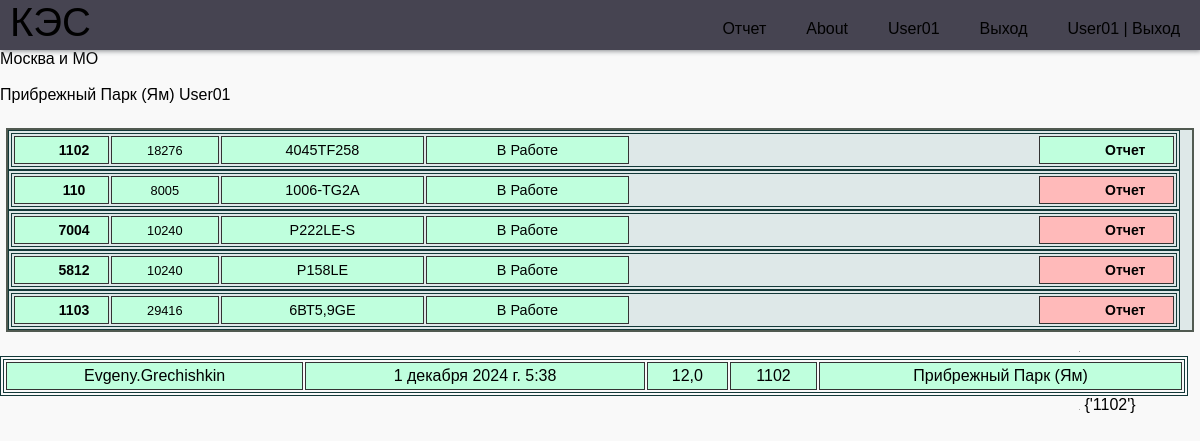
Page /area/4/ (signed in) on the earlier database version.
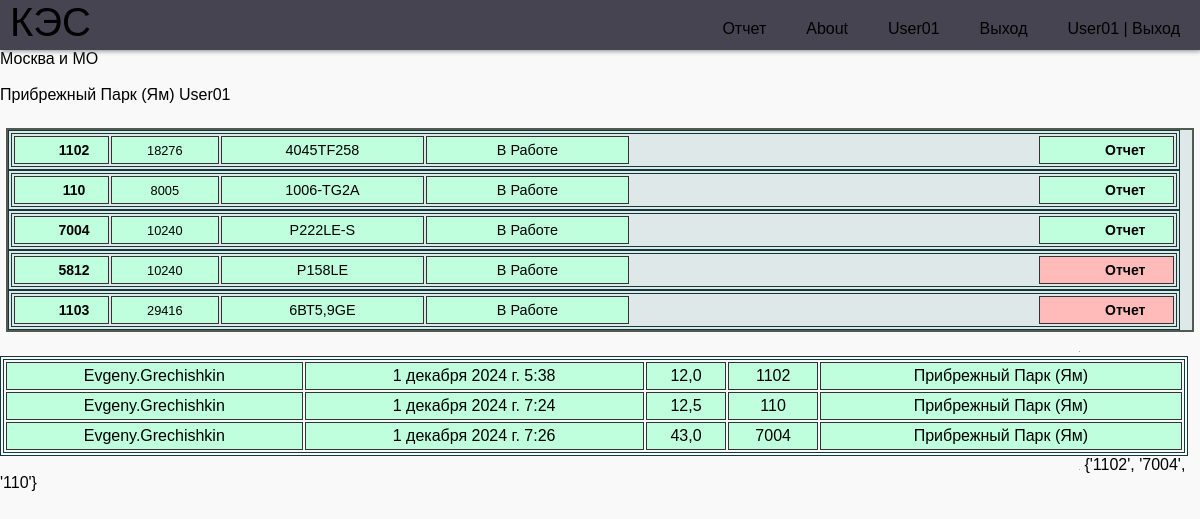
Same page on the later database version.
### report/models.py (models this page shows, shortened)
class CreateDGU(models.Model):
    name = models.CharField(max_length=30, verbose_name="Номер Дгу")
    maker_dvs = models.ForeignKey(Maker, on_delete=models.SET_NULL, null=True, blank=True, verbose_name="Производитель")
    long_name = models.CharField(max_length=30, null=True, blank=True, verbose_name="Название Дгу")
    post_name = models.ForeignKey(Post, on_delete=models.SET_NULL, null=True, blank=True, verbose_name="Название поста")
    dvs = models.ForeignKey(DVS, on_delete=models.SET_NULL, null=True, blank=True, verbose_name="ДВС")
    alternator = models.ForeignKey(Alternator, on_delete=models.SET_NULL, null=True, blank=True, verbose_name="Генератор")
    location = models.ForeignKey(Location, on_delete=models.SET_NULL, null=True,blank=True, verbose_name="Обьект")
    work = models.BooleanField(default=False, verbose_name='в Работе')
    status = models.ForeignKey(Status, on_delete=models.SET_NULL, null=True, verbose_name="Состояние")
    paralel = models.BooleanField(default=False, verbose_name='Паралель')
    koguch = models.BooleanField(default=False, verbose_name='Кожухное Исполнение')
    weight = models.PositiveIntegerField(null=True, blank=True, default=0, verbose_name='Вес кг')
    lsh = models.CharField(max_length=100, null=True, blank=True, verbose_name="Длинна * Ширина * Высота ")
    title = models.CharField(max_length=250, blank=True, verbose_name='Описание  проблем')
    data_to = models.DateField(blank=True, null=True,  verbose_name='Дата последнего ТО')
    motochas_to = models.PositiveIntegerField(null=True, blank=True,  verbose_name='Моточасы последнего ТО')
    interval_to = models.PositiveIntegerField(null=True, blank=True, default=300, verbose_name='Межсервисный интервал')
    narabotka = models.BooleanField(default=True, verbose_name='Наработка')
    nagruzka = models.BooleanField(default=True, verbose_name='Нагрузка')
    active = models.BooleanField(default=True, verbose_name='Активная Нагрузка')
    reactive = models.BooleanField(default=True, verbose_name='Реактивная  Нагрузка')
    full_load = models.BooleanField(default=True, verbose_name='Полная  Нагрузка')
    l1 = models.BooleanField(default=True, verbose_name='L1')
    l2 = models.BooleanField(default=True, verbose_name='L2')
    l3 = models.BooleanField(default=True, verbose_name='L3')
    dmasla = models.BooleanField(default=True, verbose_name='Давление масла')
    tog = models.BooleanField(default=True, verbose_name='Темп. Охл. Жидкости')
    akb = models.BooleanField(default=True, verbose_name='АКБ')
    primechanie = models.BooleanField(default=True, verbose_name='Примечания')
    class Meta:
        verbose_name = 'ДГУ'
        verbose_name_plural = 'ДГУ'

class DVS(models.Model):
    model_dvs = models.ForeignKey(DVSmodel, on_delete=models.SET_NULL, blank=True, null=True, verbose_name="ДВС")
    sn = models.CharField(max_length=70, blank=True, verbose_name='Серейный номер')
    engine_hours = models.IntegerField(blank=True, verbose_name="Моточасы")
    title = models.CharField(max_length=250, blank=True, verbose_name='Описание')
    class Meta:
        verbose_name = 'ДВС'
        verbose_name_plural = 'ДВС'

class DVSmodel(models.Model):
    model_dvs = models.CharField(blank=True, max_length=30, verbose_name='Модель ДВС')
    maker_dvs = models.ForeignKey(Maker, on_delete=models.SET_NULL, null=True, verbose_name="Производитель")
    power = models.IntegerField(blank=True, verbose_name="Мощьность ДВС")
    cylinders = models.IntegerField(blank=True, verbose_name="Количество цилиндров")
    volume = models.DecimalField(blank=True, null=True, max_digits=5, decimal_places=2,  verbose_name="Объем ДВС")
    weight = models.PositiveIntegerField(null=True, blank=True, default=0, verbose_name='Вес кг')
    title = models.CharField(max_length=250, blank=True, verbose_name='Описание')
    class Meta:
        verbose_name = 'Модель ДВС'
        verbose_name_plural = 'Модель ДВС'

class ReportDGU(models.Model):
    dgu = models.ForeignKey(CreateDGU, on_delete=models.SET_NULL, null=True, verbose_name="Номер Дгу")
    author = models.ForeignKey(get_user_model(), on_delete=models.SET_NULL, related_name='posts', null=True,
                               default=None)
    narabotka = models.PositiveIntegerField(null=True, blank=True,  verbose_name='Наработка')
    nagruzka = models.PositiveIntegerField(null=True, blank=True, verbose_name='Нагрузка')
    active = models.PositiveIntegerField(null=True, blank=True,  verbose_name='Активная Нагрузка')
    reactive = models.PositiveIntegerField(null=True, blank=True,  verbose_name='Реактивная  Нагрузка')
    full_load = models.PositiveIntegerField(null=True, blank=True,  verbose_name='Полная  Нагрузка')
    l1 = models.PositiveSmallIntegerField(null=True, blank=True,  verbose_name='L1')
    l2 = models.PositiveSmallIntegerField(null=True, blank=True,  verbose_name='L2')
    l3 = models.PositiveSmallIntegerField(null=True, blank=True,  verbose_name='L3')
    dmasla = models.FloatField(blank=True, null=True, verbose_name='Давление масла')
    tc = models.FloatField(blank=True, null=True,  verbose_name='Темп. Охл. Жидкости')
    akb = models.FloatField(blank=True, null=True, verbose_name='АКБ')
    title = models.CharField(max_length=450, null=True, blank=True,  verbose_name='Замечания')
    time_create = models.DateTimeField(auto_now_add=True, blank=True, null=True,)
    time_update = models.DateTimeField(auto_now=True, blank=True, null=True,)
    class Meta:
        verbose_name = 'Ежедневный отчет'
        verbose_name_plural = 'Ежедневный отчет'

class Location(models.Model):
    name = models.CharField(max_length=30)
    object_kes = models.ForeignKey(ObjectKES, on_delete=models.SET_NULL, null=True)
    operator = models.ForeignKey(get_user_model(),
                               on_delete=models.SET_NULL,
                               related_name='operator_area',
                               null=True, default=None)
    address = models.CharField(max_length=250, blank=True)
    def __str__(self):
        return f"{self.name}"
    class Meta:
        verbose_name = 'Участок'
        verbose_name_plural = 'Участок'

### report/views.py (the view)
# urls.py: path("area/<int:id>/", area, name='area'),
@login_required
def area(request, id):
    y, m, d = (int(i) for i in date.today().isoformat().split("-"))
    dgus = CreateDGU.objects.filter(location=id)
    location = Location.objects.get(id=id)
    object_kes = Location.objects.get(id=id).object_kes.name
    report = ReportDGU.objects.filter(time_create__date=date(y, m, d), dgu__location__id=id)
    rpt = set(i.dgu.name for i in report)
    return render(request, "area.html",
                  {'dgus': dgus, 'location': location, 'object_kes': object_kes,
                   'report': report, 'rpt': rpt})

### report/templates/area.html (shortened to what this page needs)
{% extends 'base.html' %}
{% load static %}
{% block css %}
    <link rel="stylesheet" href="{% static 'style/style.css' %}">
    <link rel="stylesheet" href="{% static 'style/style_area.css' %}">
{% endblock css %}
{% block content %}
<main>
    <p>{{ object_kes }}</p> <br>
    <p>{{ location.name }} {{ location.operator }}</p> <br>
        <div class="blok_1  inline">
            {% for dgu in dgus %}
                <table>
                    <tr>
                        {% if dgu.status.id == 2 %}
                            <td class="st1 dgu_status_avar"><a href="{% url 'dgu' dgu.id %}" >{{dgu.name}}</a></td>
                            <td class="st5 dgu_status_avar">{{dgu.dvs.engine_hours}}</td>
                            <td class="st2 dgu_status_avar">{{dgu.dvs.model_dvs.model_dvs}}</td>
                            <td class="st3 dgu_status_avar">Аварийная остановка</td>
                            <td class="st6 dgu_status_avar">{{dgu.title}}</td>
                            <td class="st4 dgu_status_avar"><a href="../../create_report/{{dgu.id}}">Ремонт</a></td>
                        {% elif dgu.work %}
                            <td class="st1 dgu_status_rab" ><a href="{% url 'dgu' dgu.id %}" >{{dgu.name}}</a></td>
                            <td class="st5 dgu_status_rab">{{dgu.dvs.engine_hours}}</td>
                            <td class="st2 dgu_status_rab">{{dgu.dvs.model_dvs.model_dvs}}</td>
                                {% if dgu.status.id == 4 %}
                                    <td class="st3 dgu_status_rem">Требуется незн. ремонт</td>
                                {% elif dgu.status.id == 5 %}
                                    <td class="st3 dgu_status_avar">Требуется ТО</td>
                                {% else %}
                                    <td class="st3 dgu_status_rab">В Работе</td>
                                {% endif %}
                            <td class="st6 dgu_status_rab">{{dgu.title}}</td>
                            {% if dgu.name in rpt %}
                            <td class="st4 dgu_status_rab"><a href="../../create_report/{{dgu.id}}">Отчет</a></td>
                            {% else %}
                            <td class="st4 dgu_status_avar"><a href="../../create_report/{{dgu.id}}">Отчет</a></td>
                            {% endif %}
                        {% endif %}
                    </tr></table>
                {% endfor %}
            </div>
    <table>
    {% for rpt in report %}
    <tr>
        <td>{{ rpt.author}}</td>
        <td>{{ rpt.time_create}}</td>
        <td>{{ rpt.tc }}</td>
        <td>{{ rpt.dgu.name }}</td>
        <td>{{ rpt.dgu.location }}</td>
    </tr>
    {% endfor %}</table>
    {{ rpt }}
</main>
{% endblock content %}

Differences in the rows shown:
added ReportDGU: author "Evgeny.Grechishkin", time_create "1 декабря 2024 г. 7:24", tc "12,5", dgu.name "110", dgu.location "Прибрежный Парк (Ям)"
added ReportDGU: author "Evgeny.Grechishkin", time_create "1 декабря 2024 г. 7:26", tc "43,0", dgu.name "7004", dgu.location "Прибрежный Парк (Ям)"
Other differences:
{{ rpt }}: "{'1102'}" → "{'1102', '7004', '110'}"
